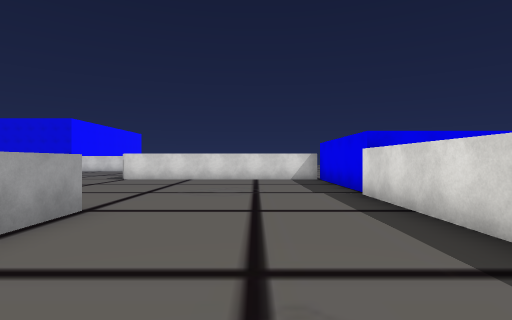
View 1 (above)

24 first-person views from a walk through a 3-D level made in the Unity game engine. The camera is 1.5 m above the floor, looks level and sees 80° across. The floor is counted in squares, 2 m on a side. Each view is taken from the middle of a square. On the plan, view 1 faces up. The plan holds only what a view shows up to about 10 squares ahead; the rest is blank. The place goes on beyond the plan. The player character is not drawn. Some surface patterns are stand-ins.

View 2
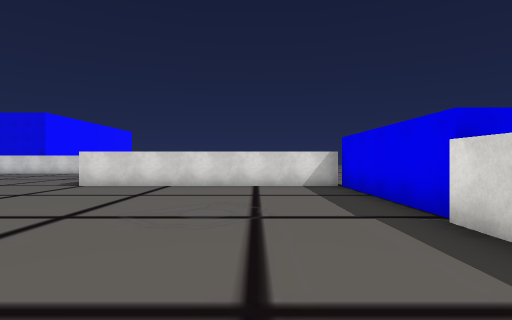

View 3
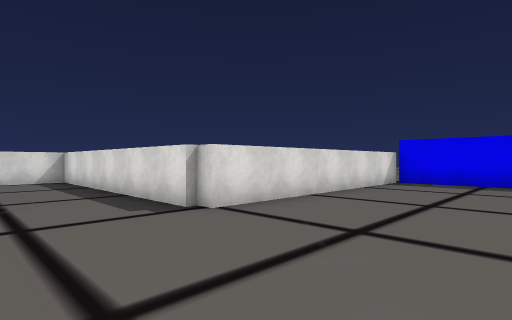

View 4
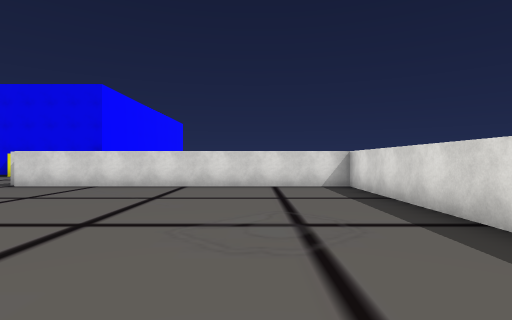

View 5
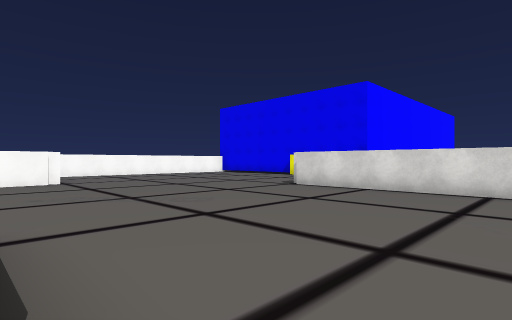

View 6
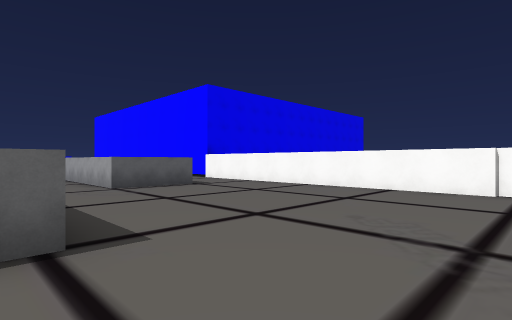

View 7
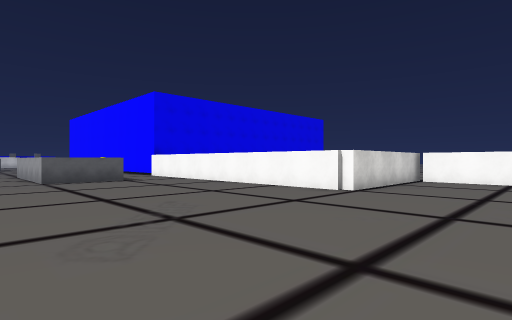

View 8
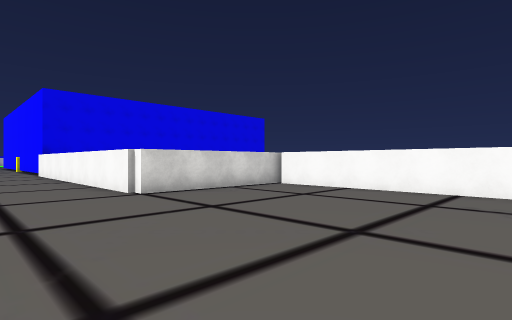

View 9
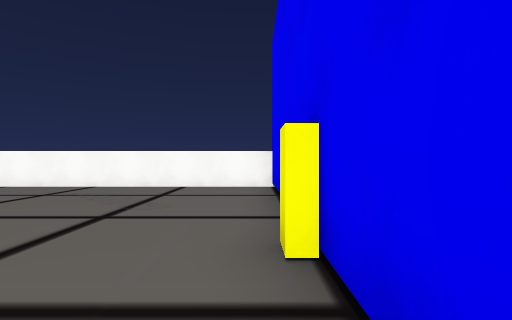

View 10
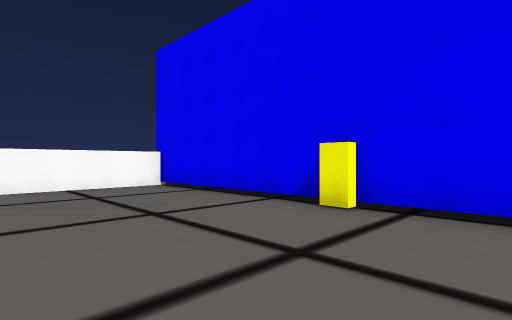

View 11
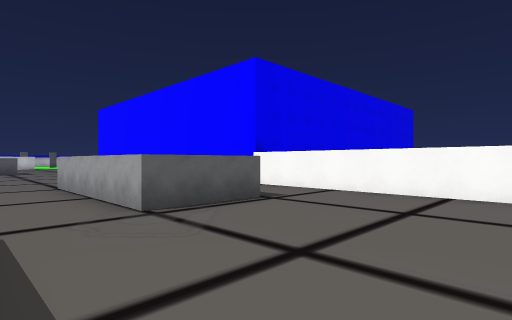

View 12
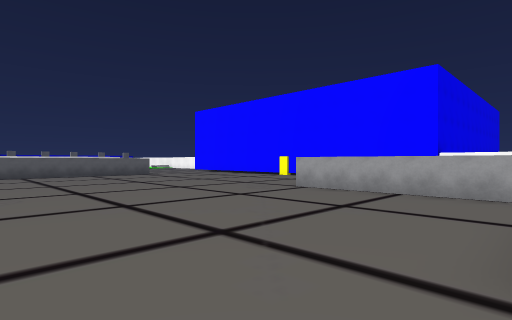

View 13
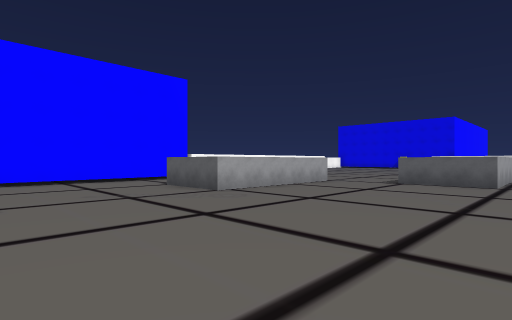

View 14
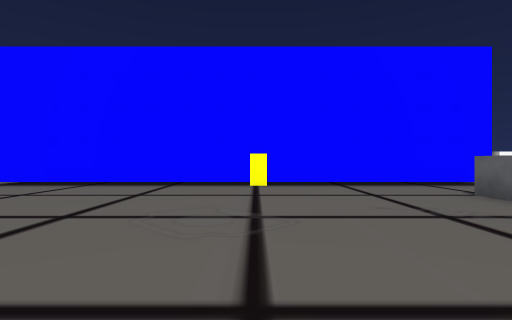

View 15
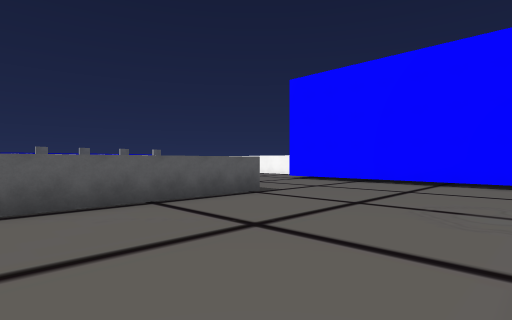

View 16
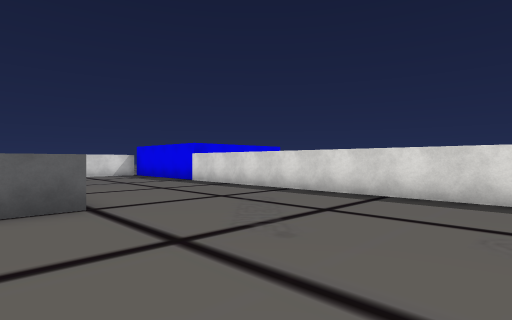

View 17
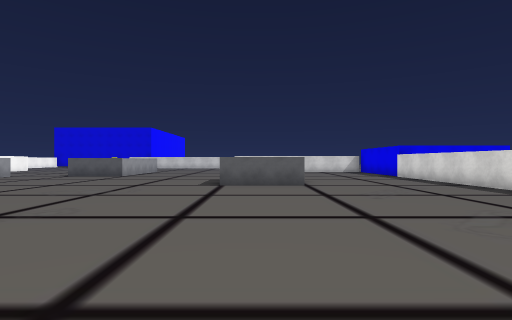

View 18
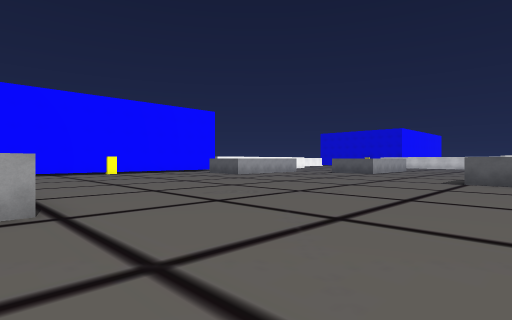

View 19
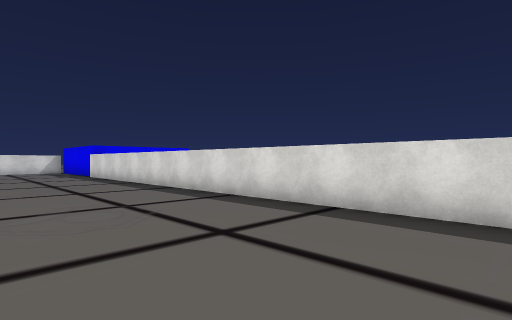

View 20
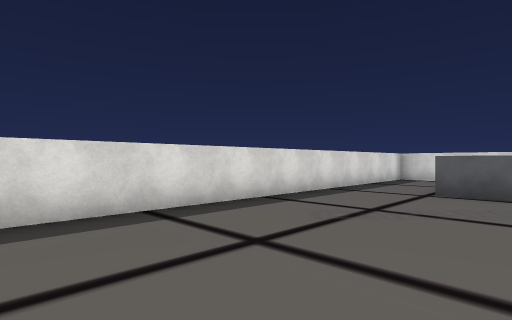

View 21
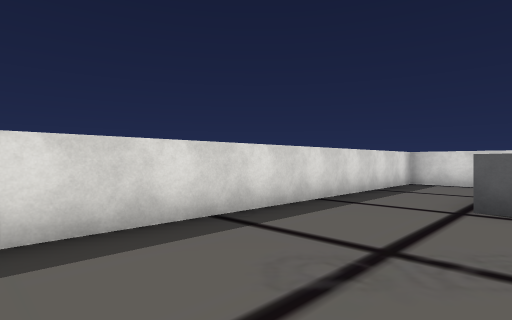

View 22
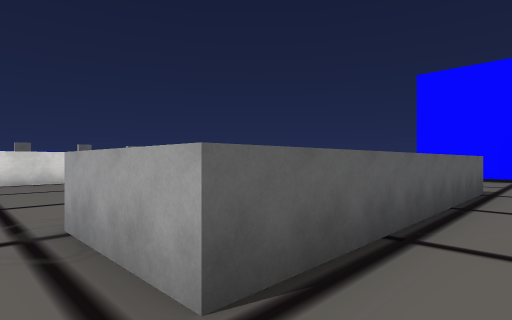

View 23
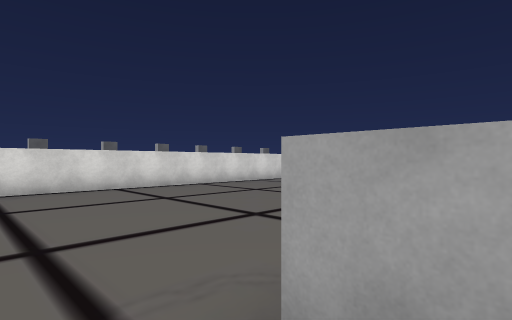

View 24
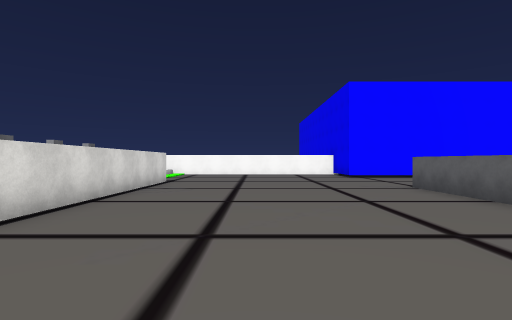

### Floor plan
Points are (right, up) in squares from view 1. A wall is a line through its corners. A room is listed if a view was taken in it or the views show most of it. See-through windows are left out.
Room 1 (views 1, 2, 3, 4, 5, 6, 7, 8, 9, 10, 11, 12, 13, 14, 15, 16, 17, 18, 19, 20, 21, 22, 23, 24)
walls: (-10.1, 7.1) (-12.8, 7.1); (-2.5, 2) (-5.1, 2); (-19.8, -2.6) (-19.8, -3.3); (-17.5, 6.6) (-15, 6.6) (-15, 1.6) (-17.5, 1.6); (-15.4, -8.2) (-7.9, -8.2) (-7.9, -10.8); (-20, -3.1) (-20, -10.6); (-2.6, 4.5) (-2.6, 3); (-20, 3.5) (-20, -2.8); (-12, -10.7) (-15.4, -10.7); (-12.8, 12.1) (-12.2, 12.1); (-5.3, 12.2) (-5.3, 19.6) (-14.9, 19.6); (2.3, 6.9) (2.3, 11.8) (-5.1, 11.8) (-5.1, 12.2); (-1.4, -13.2) (-0.1, -13.2); (-19.8, 14.1) (-19.8, 4.4); (-17, -18.1) (-7.6, -18.1); (0.6, -18.1) (2.3, -18.1) (2.3, 6.7); (-16.4, 24.5) (-18.4, 24.5); (-18.2, 24.2) (-18.8, 24.2); (-18.9, 24.5) (-24.5, 24.5) (-24.5, 14.4) (-20, 14.4) (-20, 14)

Where each view was taken, in squares from view 1:
view 1: 0 up, 0 right, facing up
view 2: 3 up, 0 right, facing up
view 3: 8 up, 8 left, facing up-right
view 4: 11 up, 8 left, facing up
view 5: 12 up, 9 left, facing up-left
view 6: 15 up, 12 left, facing down-left
view 7: 18 up, 13 left, facing down-left
view 8: 21 up, 17 left, facing down-left
view 9: 24 up, 16 left, facing left
view 10: 20 up, 16 left, facing up-left
view 11: 11 up, 13 left, facing down-left
view 12: 7 up, 8 left, facing down-left
view 13: 3 down, 9 left, facing up-left
view 14: 3 down, 11 left, facing left
view 15: 3 down, 10 left, facing down-left
view 16: 3 down, 4 left, facing up-right
view 17: 7 down, 4 left, facing up
view 18: 9 down, 3 left, facing up-left
view 19: 8 down, 2 left, facing up-right
view 20: 6 down, 2 left, facing down-right
view 21: 8 down, 1 left, facing down-right
view 22: 7 down, 7 left, facing down-left
view 23: 10 down, 7 left, facing down-left
view 24: 15 down, 7 left, facing left
